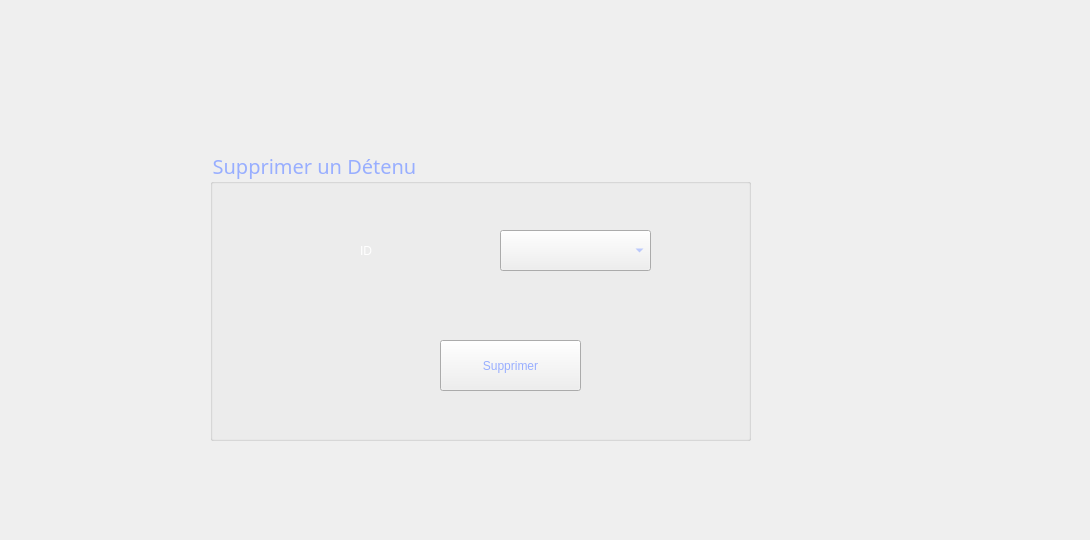
        <widget class="QWidget" name="tab_10">
         <attribute name="title">
          <string>Supprimer</string>
         </attribute>
         <widget class="QLabel" name="label_89">
          <property name="geometry">
           <rect>
            <x>-40</x>
            <y>0</y>
            <width>1081</width>
            <height>531</height>
           </rect>
          </property>
          <property name="styleSheet">
           <string notr="true">background-image: url(:/23.jpg);</string>
          </property>
          <property name="text">
           <string/>
          </property>
         </widget>
         <widget class="QGroupBox" name="groupBox_22">
          <property name="geometry">
           <rect>
            <x>210</x>
            <y>150</y>
            <width>541</width>
            <height>291</height>
           </rect>
          </property>
          <property name="font">
           <font>
            <family>Rockwell</family>
            <pointsize>15</pointsize>
            <weight>50</weight>
            <italic>false</italic>
            <bold>false</bold>
           </font>
          </property>
          <property name="layoutDirection">
           <enum>Qt::LeftToRight</enum>
          </property>
          <property name="styleSheet">
           <string notr="true">color:rgb(152, 174, 255)</string>
          </property>
          <property name="title">
           <string>Supprimer un Détenu</string>
          </property>
          <widget class="QLabel" name="label_149">
           <property name="geometry">
            <rect>
             <x>168</x>
             <y>318</y>
             <width>2101</width>
             <height>2211</height>
            </rect>
           </property>
           <property name="text">
            <string/>
           </property>
           <property name="pixmap">
            <pixmap>../../smartshop2A18-gestion-employ-scong-s/Documents/temp/macaron.jpg</pixmap>
           </property>
          </widget>
          <widget class="QComboBox" name="cb_id_d_2">
           <property name="geometry">
            <rect>
             <x>290</x>
             <y>80</y>
             <width>151</width>
             <height>41</height>
            </rect>
           </property>
          </widget>
          <widget class="QPushButton" name="pushButton_21">
           <property name="geometry">
            <rect>
             <x>230</x>
             <y>190</y>
             <width>141</width>
             <height>51</height>
            </rect>
           </property>
           <property name="text">
            <string>Supprimer</string>
           </property>
          </widget>
          <widget class="QLabel" name="label_73">
           <property name="geometry">
            <rect>
             <x>150</x>
             <y>80</y>
             <width>51</width>
             <height>41</height>
            </rect>
           </property>
           <property name="styleSheet">
            <string notr="true">color: rgb(255, 255, 255);</string>
           </property>
           <property name="text">
            <string>ID</string>
           </property>
          </widget>
         </widget>
        </widget>
